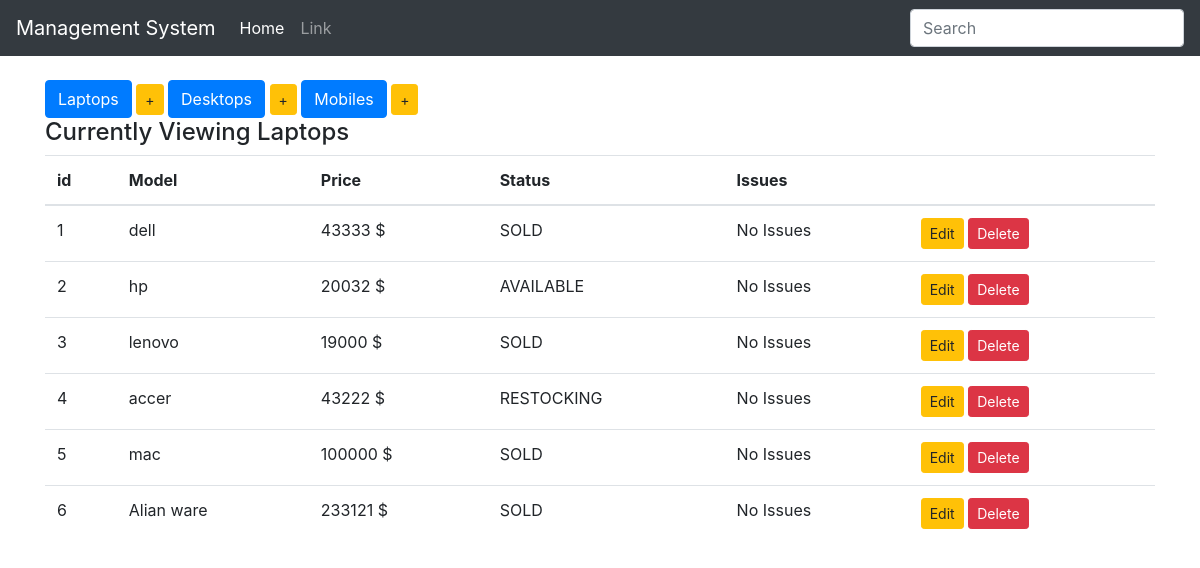
The page /display_laptop on the database its author committed.
### inventory/models.py (models this page shows, shortened)
class Device(models.Model):
    type = models.CharField(max_length=200, blank=False)
    price = models.IntegerField()
    choices = (
        ('AVAILABLE', 'Item ready to be purchased'),
        ('SOLD', 'Item already purchased'),
        ('RESTOCKING', 'Item restocking in few days')
    )
    status = models.CharField(max_length=10, choices=choices, default='SOLD')
    issues = models.CharField(max_length=50, default="No Issues")
    class Meta:
        abstract = True

class Laptops(Device):
    pass

### inventory/views.py (the view)
# urls.py: path('display_laptop',display_laptops,name='display_laptops'),
def display_laptops(request):
    items=Laptops.objects.all()
    context={
        "items":items,
        'header': 'Laptops',
    }
    return render(request,'index.html',context)

### inventory/templates/index.html
{% extends 'base.html' %}
{% block body %}
  <div class="add_buttons">
    <div class="button-group">
      <a href="{% url 'display_laptops' %}" class="btn btn-primary btn-md btn-trim" role="button"> Laptops</a>
      <a href="{% url 'add_laptop' %}" class="btn btn-warning btn-sm btn-pad" role="button"> +</a>
      <a href="{% url 'display_desktops' %}" class="btn btn-primary btn-md btn-trim" role="button"> Desktops</a>
      <a href="{% url 'add_desktop' %}" class="btn btn-warning btn-sm btn-pad" role="button"> +</a>
      <a href="{% url 'display_mobiles' %}" class="btn btn-primary btn-md btn-trim" role="button"> Mobiles</a>
      <a href="{% url 'add_mobile' %}" class="btn btn-warning btn-sm btn-pad" role="button"> +</a>
    </div>
  </div>
  <div>
    <h4>Currently Viewing {{ header }}</h4>
  </div>
  <table class="table table-hover">
    <thead>
      <tr>
        <th>id</th>
        <th>Model</th>
        <th>Price</th>
        <th>Status</th>
        <th>Issues</th>
        <th></th>
      </tr>
    </thead>
    <tbody>
      {% for item in items %}
      <tr>
        <td>{{ item.pk }}
        <td>{{ item.type }}</td>
        <td>{{ item.price }} $</td>
        <td>{{ item.status }}</td>
        <td>{{ item.issues }}</td>
          {% if header == "Laptops" %}
         <td>
             <a href="{% url 'edit_laptop' item.pk %}" class="btn btn-warning btn-sm" role="button">Edit</a>
             <a href="{% url 'delete_desktop' item.pk %}" class="btn btn-danger btn-sm" role="button">Delete</a>
         </td>
          {% elif header == "Desktops" %}
         <td>
             <a href="{% url 'edit_desktop' item.pk %}" class="btn btn-warning btn-sm" role="button">Edit</a>
             <a href="{% url 'delete_desktop' item.pk %}" class="btn btn-danger btn-sm" role="button">Delete</a>
         </td>
          {% else %}
         <td>
             <a href="{% url 'edit_mobile' item.pk %}" class="btn btn-warning btn-sm" role="button">Edit</a>
             <a href="{% url 'edit_mobile' item.pk %}" class="btn btn-danger btn-sm" role="button">Delete</a>
         </td>
    {% endif %}
      {% endfor %}
    </tbody>
  </table>
{% endblock %}

### inventory/templates/base.html (shortened to what this page needs)
<!DOCTYPE html>
<html>
  <head>
  </head>
  {% load static %}
  <link rel="stylesheet" type="text/css" href="{% static '/css/style.css' %}"/>
  <link rel="stylesheet" type="text/css" href="{% static '/css/bootstrap.min.css' %}"/>
  <body>
    <nav class="navbar navbar-expand navbar-dark bg-dark">
  <a class="navbar-brand" href="#">Management System</a>
  <div class="collapse navbar-collapse" id="navbarsExample02">
    <ul class="navbar-nav mr-auto">
      <li class="nav-item active">
        <a class="nav-link" href="{% url 'index' %}">Home <span class="sr-only">(current)</span></a>
      </li>
      <li class="nav-item">
        <a class="nav-link" href="#">Link</a>
      </li>
    </ul>
    <form class="form-inline my-2 my-md-0">
      <input class="form-control" type="text" placeholder="Search">
    </form>
  </div>
</nav>
    <br>
    <div class="container">
      {% block body %}
      {% endblock%}
    </div>
  </body>
</html>

### rows shown on the page
Laptops: pk "1", type "dell", price "43333", status "SOLD", issues "No Issues"
Laptops: pk "2", type "hp", price "20032", status "AVAILABLE", issues "No Issues"
Laptops: pk "3", type "lenovo", price "19000", status "SOLD", issues "No Issues"
Laptops: pk "4", type "accer", price "43222", status "RESTOCKING", issues "No Issues"
Laptops: pk "5", type "mac", price "100000", status "SOLD", issues "No Issues"
Laptops: pk "6", type "Alian ware", price "233121", status "SOLD", issues "No Issues"

### other values the page prints
{{ header }} "Laptops"
